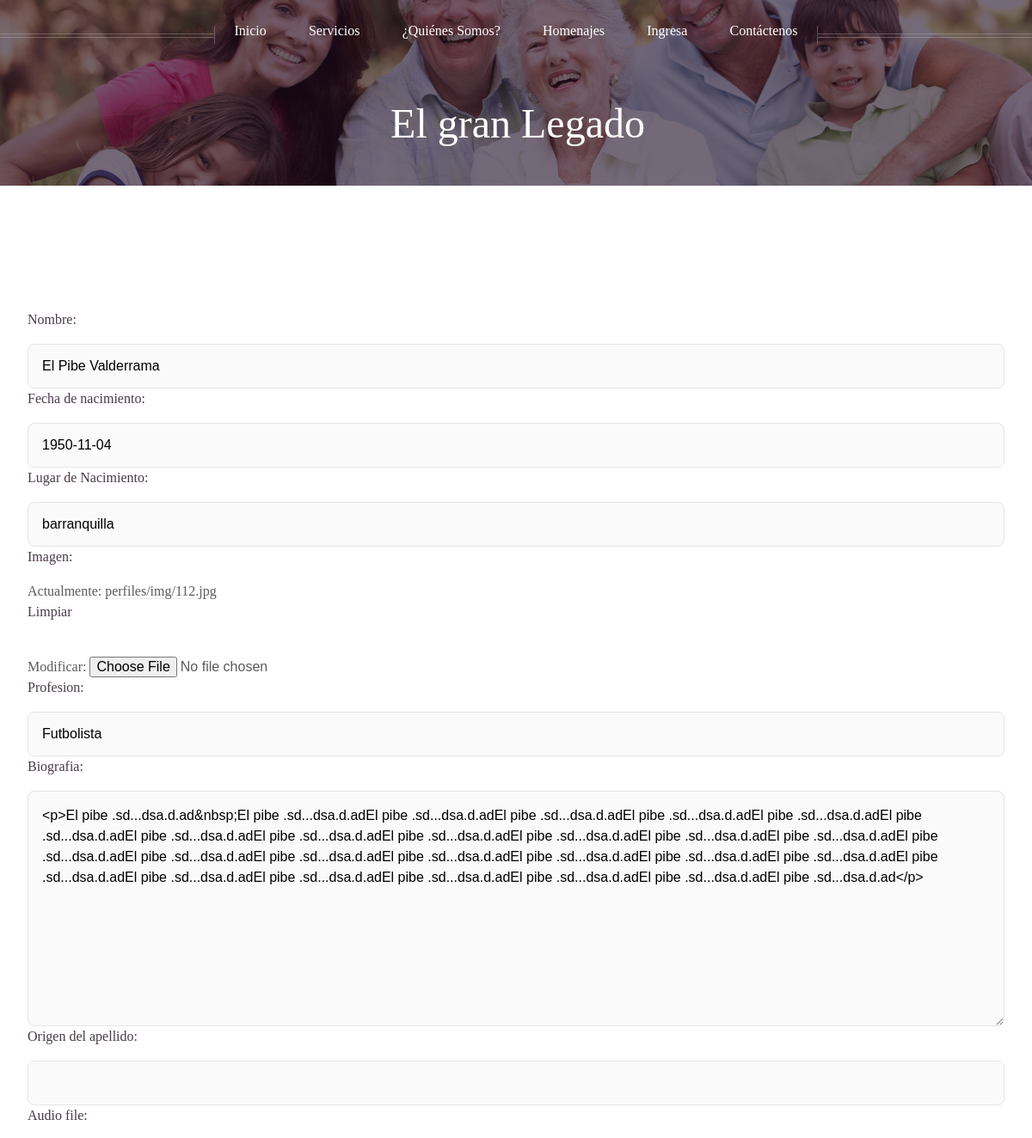
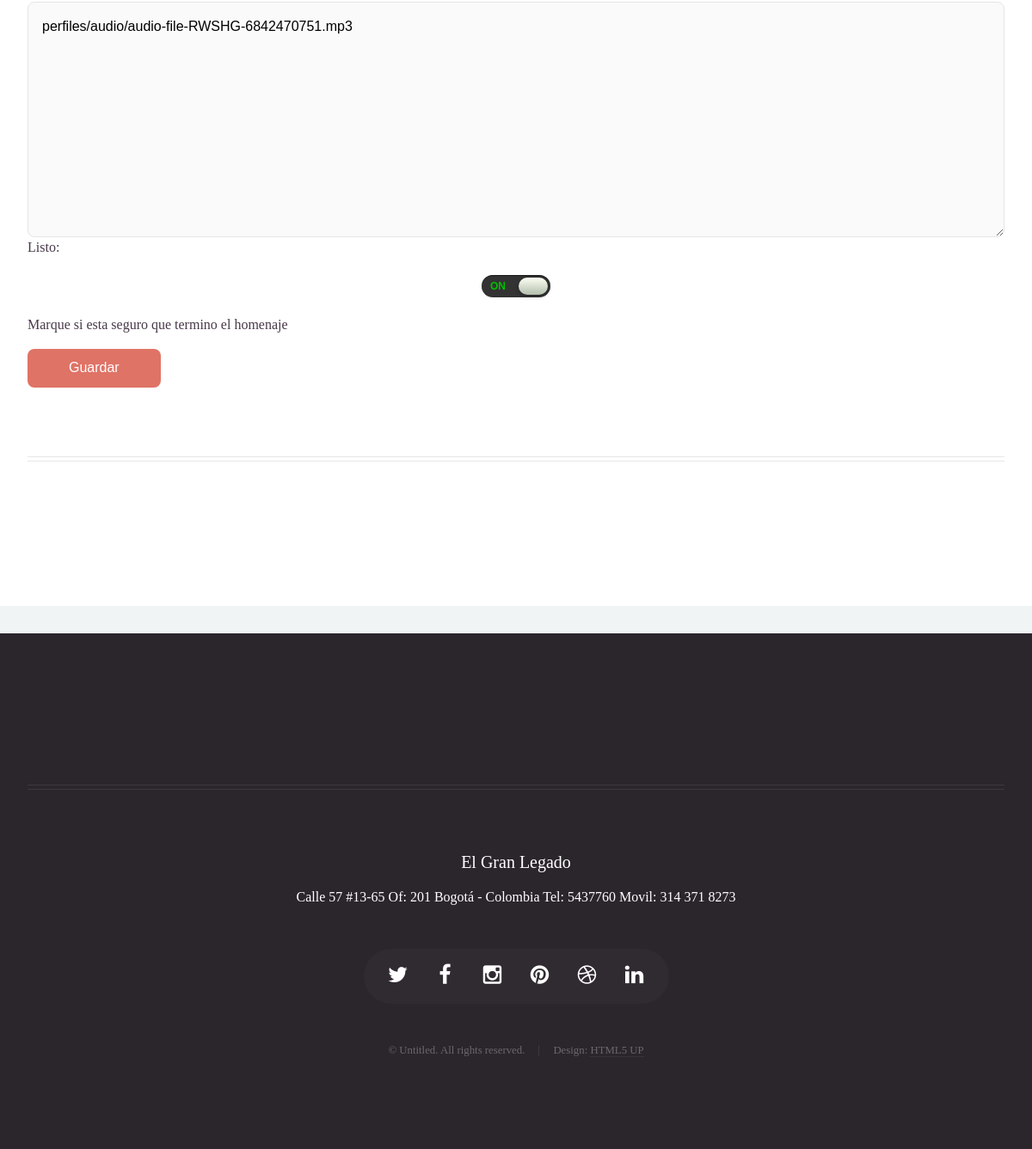
Page /editar-homenaje/el-pibe-valderrama-1950-11-04/13/ on the committed database (2 pictures, top to bottom).
### legado/models.py (models this page shows, shortened)
class Perfil(models.Model):
    nombre = models.CharField(max_length=100,verbose_name='Nombre')
    usuario = models.ForeignKey(User)
    fecha_nacimiento = models.DateField(max_length=100,verbose_name='Fecha de nacimiento',blank=True,null=True)
    lugar_nacimiento = models.CharField(max_length=100,verbose_name='Lugar de Nacimiento',blank=True,null=True)
    imagen = ProcessedImageField(upload_to='perfiles/img',processors=[ResizeToFit(1200, 500)],format='JPEG',options={'quality': 50}, blank=True,null=True)
    profesion = models.CharField(max_length=100,verbose_name='Profesion',blank=True,null=True)
    biografia = RichTextField(verbose_name='Biografia',blank=True,null=True)
    origen_apellido = models.CharField(max_length=100,verbose_name='Origen del apellido',blank=True,null=True)
    qrcode = models.CharField(max_length=100,verbose_name='url del codigo QR',blank=True,null=True)
    slug = models.SlugField(unique=True)
    timestamp = models.DateTimeField(auto_now=True)
    listo = models.BooleanField(default=True, verbose_name="Listo")
    publico = models.BooleanField(default=False, verbose_name="Publico")
    audio_file = AudioField(upload_to='perfiles/audio', blank=True,
                        ext_whitelist=(".mp3", ".wav", ".ogg"),
                        help_text=("Allowed type - .mp3, .wav, .ogg"))
    def audio_file_player(self):
        """audio player tag for admin"""
        if self.audio_file:
            file_url = settings.MEDIA_URL + str(self.audio_file)
            player_string = '<audio controls="controls"><source src="%s" /></audio> <p>%s</p>' % (file_url, os.path.basename(self.audio_file.name))
            return player_string
    audio_file_player.allow_tags = True
    audio_file_player.short_description = ('Audio file player')
    def qr_tag(self):
        """qr tag for admin"""
        if self.qrcode:
            file_url =  str(self.qrcode)
            url_string = '<img width="200px" src="'+file_url+'">'
            return url_string
    qr_tag.allow_tags = True
    qr_tag.short_description = ('Qr tag')
    def foto_perfil(self):
        if self.imagen:
            file_url =  settings.MEDIA_URL+str(self.imagen)
            url_string = '<img width="200px" src="'+file_url+'">'
            return url_string
    foto_perfil.allow_tags = True
    foto_perfil.short_description = ('Foto')

### legado/views.py (the view)
# urls.py: url(r'^editar-homenaje/(?P<slug>[-\w]+)/(?P<id>\d+)/$', views.EditarHomenaje.as_view(), name='editar-homenaje'),
class EditarHomenaje(UpdateView):
    model = Perfil
    fields = ['nombre','fecha_nacimiento','lugar_nacimiento','imagen','profesion','biografia','origen_apellido','audio_file','listo']
    template_name = 'crear_homenaje.html'
    success_url = '/mishomenajes/'

### legado/context_processors.py (called while the page is built)
def mostrarfrase(request):
    return {'frase':choice(frases)}

### legado/templates/crear_homenaje.html (shortened to what this page needs)
{%extends "base.html"%}
{% block Content %}
	<body class="no-sidebar">
		<div id="page-wrapper">
				<div id="header" >
						<div class="inner">
							<header>
								<h1><a href="{% url "inicio" %}" id="logo">El gran Legado</a></h1>
							</header>
						</div>
					{% include 'menu.html' %}
				</div>
				<div class="wrapper style1">
					<div class="container">
						<article id="main" class="special">
                         {% load static  from staticfiles %}
                 <form method="post" class="form" enctype="multipart/form-data">
                {% for field in form %}
                    {{ field.label_tag }}
                    {% if field.label == "Listo" %}
                    <div class="6u 12u(narrower) slideThree" >
                   <label for="id_listo"></label>
                   </div>
                   <label  for="copy">Marque si esta seguro que termino el homenaje</label>
                    {% else %}
                    {{ field }}
                    {% endif %}
                {% endfor %}
                <input type="submit" value="Guardar" />
            </form>
                            {% load static from staticfiles %}
						</article>
						<hr />
					</div>
				</div>
		</div>
	</body>
{% endblock Content %}

### rows in the picture
Perfil: form "El Pibe Valderrama" "1950-11-04" "barranquilla" "Futbolista" "<p>El pibe .sd...dsa.d.ad&nbsp;El pibe .sd...dsa.d.adEl pibe .sd...dsa.d.adEl pibe .sd...dsa.d.adEl pibe .sd...dsa.d.adEl pibe .sd...dsa.d.adEl pibe .sd...dsa.d.adEl pibe .sd...dsa.d.adEl pibe .sd...dsa.d.adEl pibe .sd...dsa.d.adEl pibe .sd...dsa.d.adEl pibe .sd...dsa.d.adEl pibe .sd...dsa.d.adEl pibe .sd...dsa.d.adEl pibe .sd...dsa.d.adEl pibe .sd...dsa.d.adEl pibe .sd...dsa.d.adEl pibe .sd...dsa.d.adEl pibe .sd...dsa.d.adEl pibe .sd...dsa.d.adEl pibe .sd...dsa.d.adEl pibe .sd...dsa.d.adEl pibe .sd...dsa.d.adEl pibe .sd...dsa.d.adEl pibe .sd...dsa.d.adEl pibe .sd...dsa.d.adEl pibe .sd...dsa.d.ad</p>" "perfiles/audio/audio-file-RWSHG-6842470751.mp3"

### other values in the picture
{{ field.label_tag }} "Nombre:" "Fecha de nacimiento:" "Lugar de Nacimiento:" "Imagen:" "Profesion:" "Biografia:" "Origen del apellido:" "Audio file:" "Listo:"
